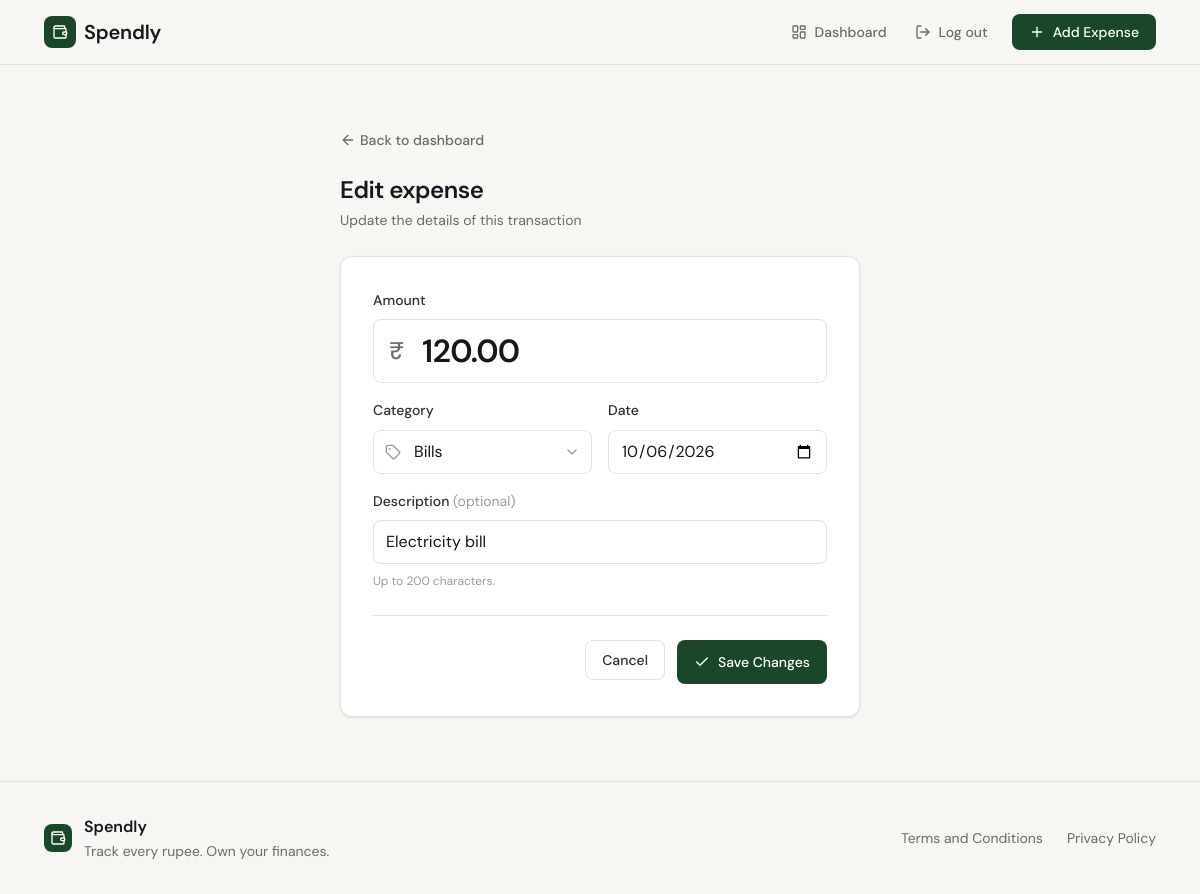
The page /expenses/3/edit (signed in) on the database its author committed.
### tables this page shows
CREATE TABLE expenses (
                id          INTEGER PRIMARY KEY AUTOINCREMENT,
                user_id     INTEGER NOT NULL,
                amount      REAL NOT NULL,
                category    TEXT NOT NULL,
                date        TEXT NOT NULL,
                description TEXT,
                created_at  TEXT NOT NULL DEFAULT CURRENT_TIMESTAMP,
                FOREIGN KEY (user_id) REFERENCES users(id)
            );

### app.py (the view, shortened to what this page needs)
@app.route("/expenses/<int:id>/edit", methods=["GET", "POST"])
def edit_expense(id):
    user_id = session.get("user_id")
    if not user_id:
        return redirect(url_for("login"))
    expense = get_expense_by_id(id, user_id)
    if expense is None:
        abort(404)
    if request.method == "GET":
        form = {
            "amount": "{:.2f}".format(expense["amount"]),
            "category": expense["category"],
            "date": expense["date"],
            "description": expense["description"] or "",
        }
        return render_template(
            "edit_expense.html", expense=expense, categories=CATEGORIES, form=form
        )

### database/db.py (called while the page is built)
def get_db():
    conn = sqlite3.connect(DB_PATH)
    conn.row_factory = sqlite3.Row
    conn.execute("PRAGMA foreign_keys = ON")
    return conn

### database/queries.py (called while the page is built)
def get_expense_by_id(expense_id, user_id):
    conn = get_db()
    try:
        row = conn.execute(
            "SELECT id, amount, category, date, description FROM expenses "
            "WHERE id = ? AND user_id = ?",
            (expense_id, user_id),
        ).fetchone()
    finally:
        conn.close()
    return dict(row) if row else None

### templates/edit_expense.html (shortened to what this page needs)
{% extends "base.html" %}
{% import "_macros.html" as ui with context %}
{% block content %}
<section class="auth-section">
    <div class="auth-container auth-container-wide">
        <a href="{{ url_for('profile') }}" class="back-link"><i data-lucide="arrow-left"></i>Back to dashboard</a>
        <div class="auth-header auth-header-left">
            <h1 class="auth-title">Edit expense</h1>
            <p class="auth-subtitle">Update the details of this transaction</p>
        </div>
        <div class="auth-card">
            {{ ui.expense_form(url_for('edit_expense', id=expense.id), form, categories, "Save Changes") }}
        </div>
    </div>
</section>
{% endblock %}

### templates/_macros.html (shortened to what this page needs)
{% macro expense_form(action, form, categories, submit_label, default_date="") -%}
<form method="POST" action="{{ action }}">
    <div class="form-group">
        <label for="amount">Amount</label>
        <div class="input-group amount-group">
            <span class="input-prefix" aria-hidden="true">₹</span>
            <input type="number" id="amount" name="amount"
                   class="form-input" placeholder="0.00"
                   step="0.01" min="0.01" inputmode="decimal"
                   value="{{ form.amount or '' }}"
                   required autofocus>
        </div>
    </div>
    <div class="form-row">
        <div class="form-group">
            <label for="category">Category</label>
            <div class="input-group">
                <span class="input-prefix" aria-hidden="true"></span>
                <select id="category" name="category" class="form-input" required>
                    {% for cat in categories %}
                    <option value="{{ cat }}"{% if cat == form.category %} selected{% endif %}>{{ cat }}</option>
                    {% endfor %}
                </select>
                <span class="input-suffix" aria-hidden="true"></span>
            </div>
        </div>
        <div class="form-group">
            <label for="date">Date</label>
            <input type="date" id="date" name="date"
                   class="form-input"
                   value="{{ form.date or default_date }}"
                   required>
        </div>
    </div>
    <div class="form-group">
        <label for="description">Description <span class="form-optional">(optional)</span></label>
        <input type="text" id="description" name="description"
               class="form-input" placeholder="e.g. Lunch with friends"
               maxlength="200"
               value="{{ form.description or '' }}">
        <p class="form-hint">Up to 200 characters.</p>
    </div>
    <div class="form-actions">
        <a href="{{ url_for('profile') }}" class="btn-cancel">Cancel</a>
        <button type="submit" class="btn-submit"><i data-lucide="check"></i>{{ submit_label }}</button>
    </div>
</form>
{%- endmacro %}

### rows shown on the page
expenses: amount "120.00", category "Bills", date "10/06/2026", description "Electricity bill"

### other values the page prints
{{ submit_label }} "Save Changes"
